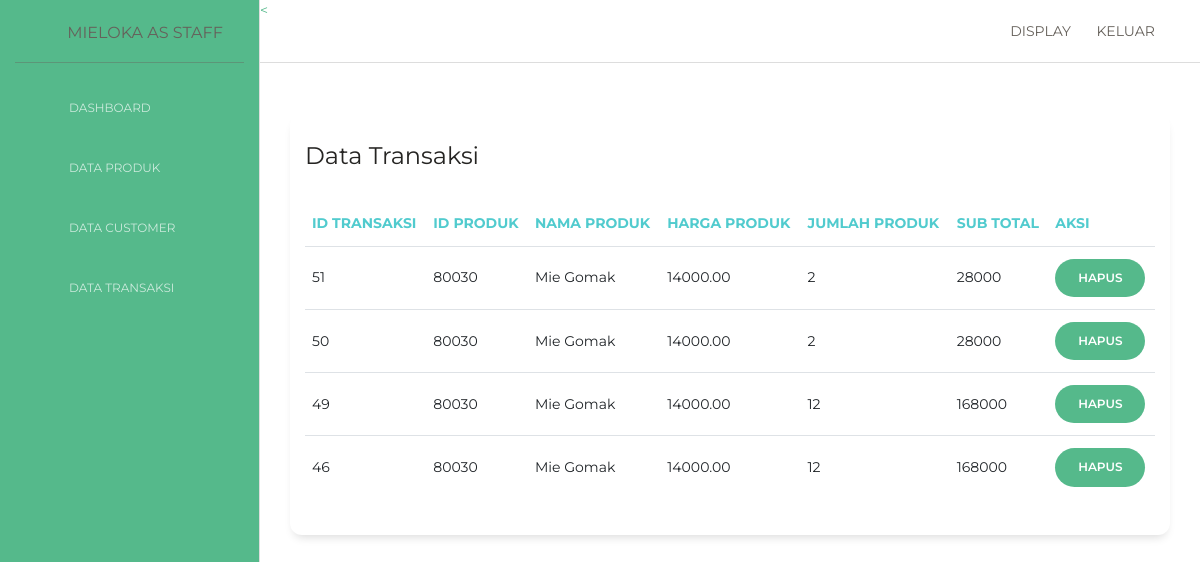
The page /dashboard/data_transaksi.php (signed in) on the database its author committed.
### tables this page shows
CREATE TABLE `detailpenjualan` (
  `DetailID` int(11) NOT NULL,
  `PenjualanID` int(11) NOT NULL,
  `ProdukID` int(11) NOT NULL,
  `JumlahProduk` int(11) NOT NULL,
  `Subtotal` decimal(10,2) NOT NULL
);

CREATE TABLE `produk` (
  `ProdukID` int(11) NOT NULL,
  `NamaProduk` varchar(255) NOT NULL,
  `harga` decimal(10,2) NOT NULL,
  `stok` int(11) NOT NULL,
  `thumbnail` varchar(255) NOT NULL
);

### controllers/C_koneksi.php (called while the page is built, shortened)
<?php
class C_koneksi{
    public function conn(){
        $conn = mysqli_connect('localhost', 'root', '', 'kasir');
        if (!$conn){
            die ("koneksi gagal di buat : ".mysqli_connect_error());
        }else{
            return $conn;
        }
    }
}
?>

### controllers/C_detail.php (called while the page is built, shortened)
<?php
include_once 'C_koneksi.php';
class C_detail{
    public function tampil(){
        $conn = new C_koneksi();
        $sql = "SELECT * FROM detailpenjualan JOIN produk ON detailpenjualan.ProdukID = produk.ProdukID ORDER BY DetailID DESC";
        $query = mysqli_query($conn->conn(), $sql);
        while ($q = mysqli_fetch_object($query)) {
            $hasil[] = $q;
        }
        if(!empty($hasil)){
            return $hasil;
        };
       }
    }
?>

### dashboard/data_transaksi.php (the view)
<?php
  include_once 'extends/topbar.php';
  include_once 'extends/sidebar.php';
  include_once '../controllers/C_detail.php';
  $detail = new C_detail();
  ?>
      <<div class="content">
        <div class="row">
          <div class="col-md-12">
            <div class="card">
              <div class="card-header">
                <h4 class="card-title"> Data Transaksi </h4>
              </div>
              <div class="card-body">
                <div class="table-responsive">
                  <table class="table">
                    <thead class=" text-primary">
                      <th>ID Transaksi</th>
                      <th>ID Produk</th>
                      <th>Nama Produk</th>
                      <th>Harga Produk</th>
                      <th>Jumlah Produk</th>
                      <th>Sub Total</th>
                      <th>Aksi</th>
                    </thead>
                    <tbody>
                    <?php
                       foreach ($detail->tampil() as $b){
                        $SubTotal = $b->harga * $b->JumlahProduk;
                      ?>
                      <tr>
                        <td><?= $b->DetailID ?></td>
                        <td><?= $b->ProdukID ?></td>
                        <td><?= $b->NamaProduk ?></td>
                        <td><?= $b->harga ?></td>
                        <td><?= $b->JumlahProduk ?></td>
                        <td><?= $SubTotal; ?></td>
                        <td>
                        <a onclick="return confirm('Apakah anda yakin untuk menghapus data ini?')" href="../routers/R_detail.php?DetailID=<?= $b->DetailID ?>&aksi=hapus" class="btn btn-primary btn-round">Hapus</a>
                        </td>
                      </tr>
                      <?php } ?>
                    </tbody>
                  </table>
                </div>
              </div>
            </div>
          </div>
        </div>
      </div>
  <?php
  include_once 'extends/footer.php';
  ?>

### rows shown on the page
detailpenjualan: DetailID "51", ProdukID.ProdukID "80030", ProdukID.NamaProduk "Mie Gomak", ProdukID.harga "14000.00", JumlahProduk "2", SubTotal "28000"
detailpenjualan: DetailID "50", ProdukID.ProdukID "80030", ProdukID.NamaProduk "Mie Gomak", ProdukID.harga "14000.00", JumlahProduk "2", SubTotal "28000"
detailpenjualan: DetailID "49", ProdukID.ProdukID "80030", ProdukID.NamaProduk "Mie Gomak", ProdukID.harga "14000.00", JumlahProduk "12", SubTotal "168000"
detailpenjualan: DetailID "46", ProdukID.ProdukID "80030", ProdukID.NamaProduk "Mie Gomak", ProdukID.harga "14000.00", JumlahProduk "12", SubTotal "168000"
